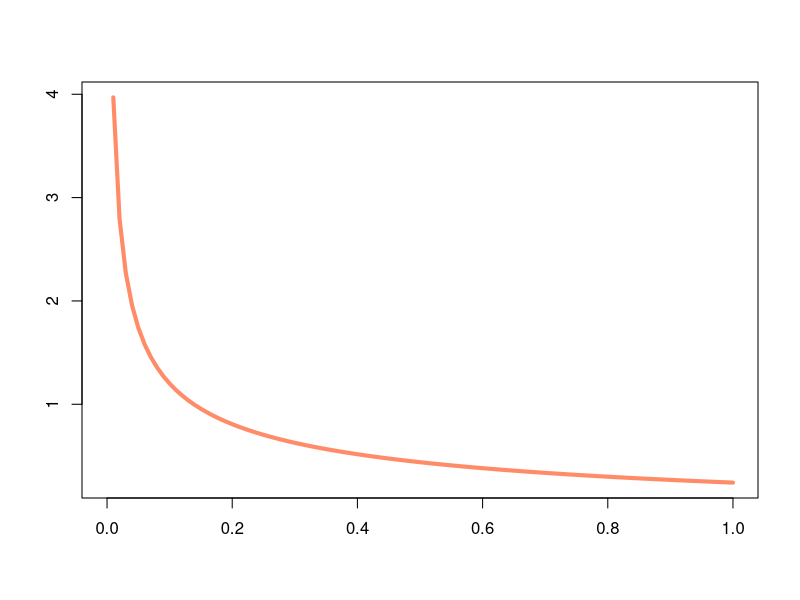
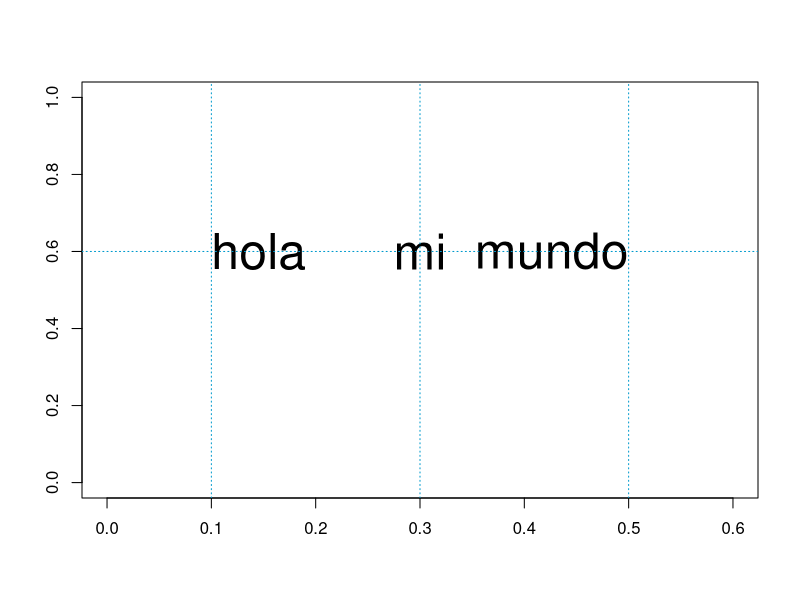
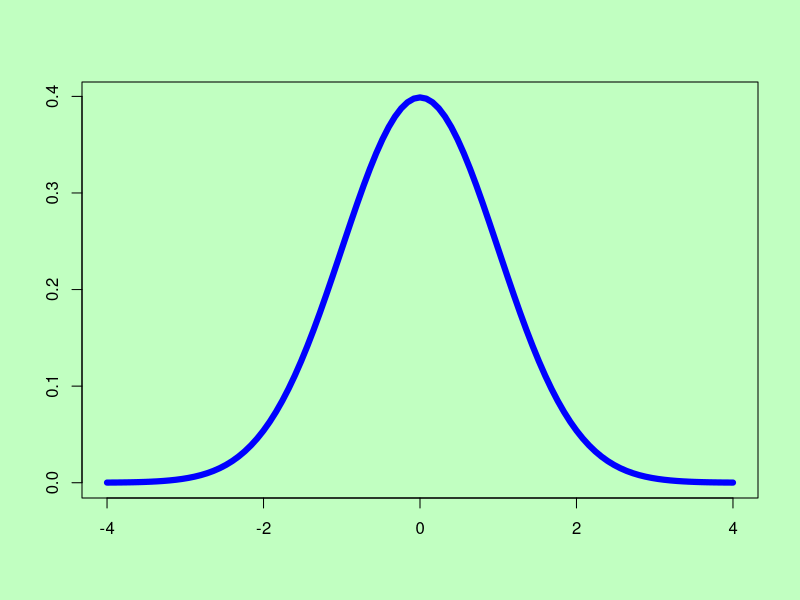
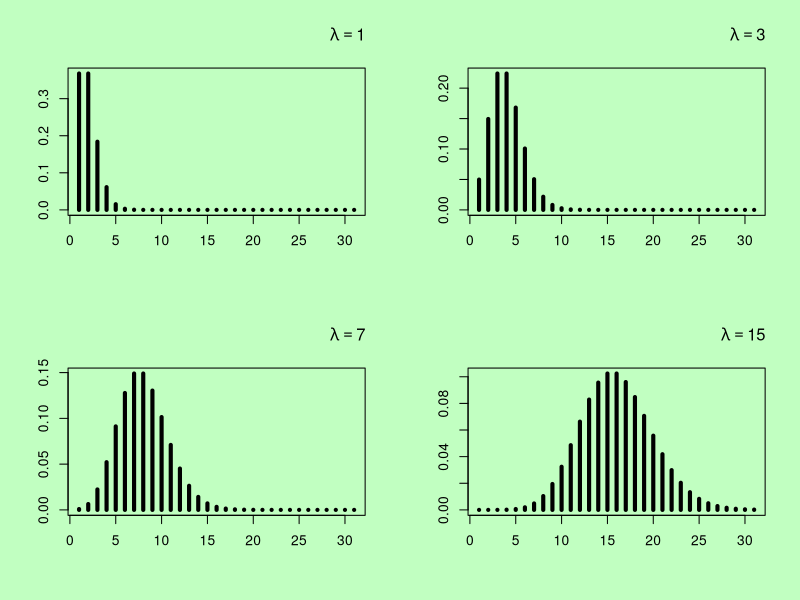
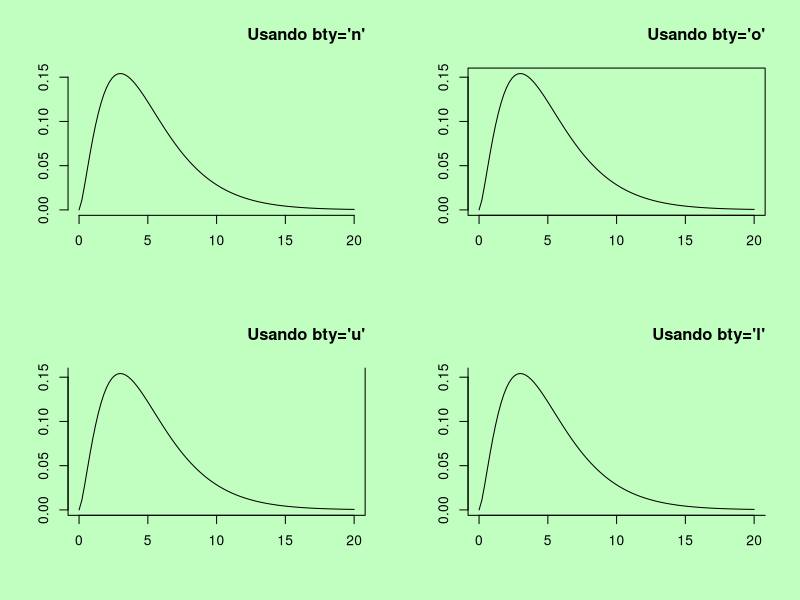
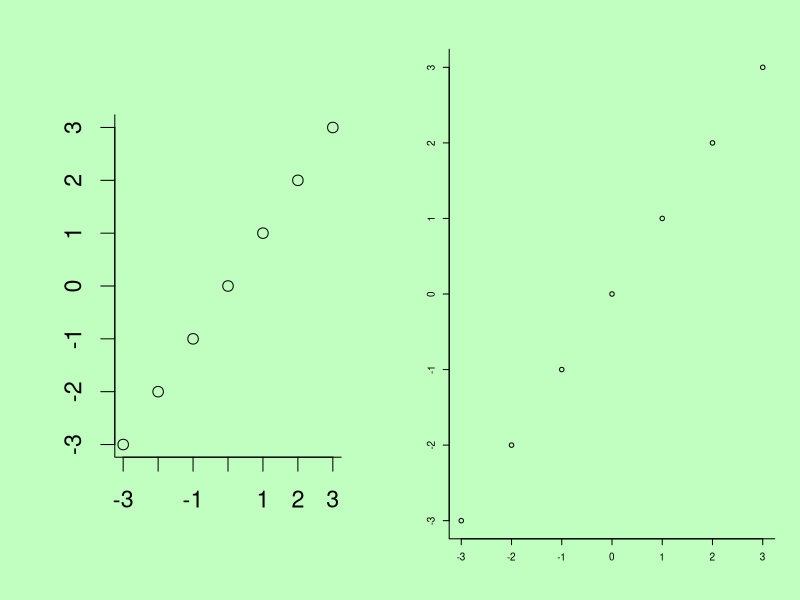
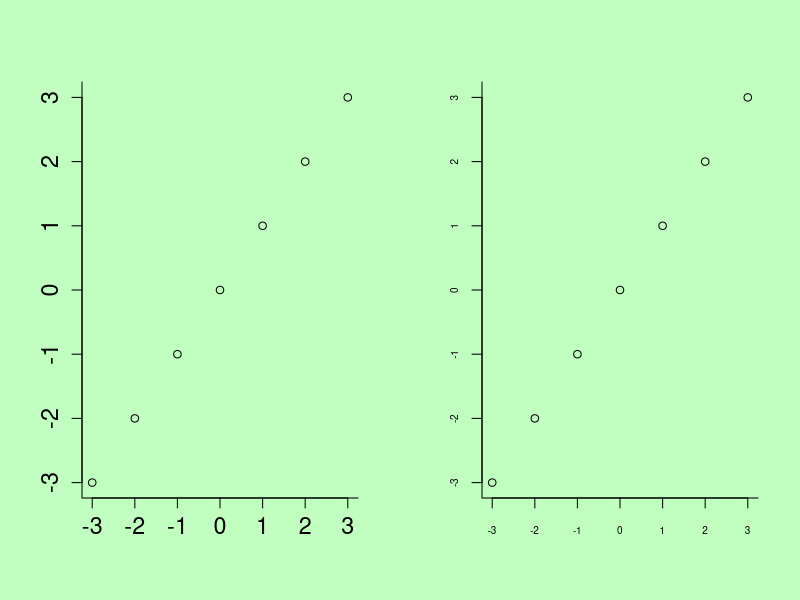

The R source for these figures, in order:
## ---- chunk 1
par(ann=FALSE)
curve(dchisq(x, df=1), col='salmon1', lwd=4,
      main='Chi cuadrada',
      xlab='x', ylab='Densidad')
## ---- chunk 2
plot(NULL, xlim=c(0, 0.6), ylim=c(0, 1))

par(adj=0)  # Para justificar a izquierda
text(x=0.1, y=0.6, 'hola', cex=3)

par(adj=0.5)  # Para justificar centrado
text(x=0.3, y=0.6, 'mi', cex=3)

par(adj=1)  # Para justificar a derecha
text(x=0.5, y=0.6, 'mundo', cex=3)

abline(h=0.6, v=c(0.1, 0.3, 0.5),
       lty=3, col='deepskyblue3')
## ---- chunk 3
par(bg='darkseagreen1')
curve(dnorm, lwd=6, col='blue', xlim=c(-4, 4))
## ---- chunk 4
par(mfrow=c(2, 2))

lambdas <- c(1, 3, 7, 15)

for (i in 1:4) {
  plot(dpois(x=0:30, lambda=lambdas[i]), lwd=4,
       type='h', xlab='x', ylab='Probabilidad')
  title(bquote(~ lambda == .(lambdas[i])))
} 
## ---- chunk 5
par(bty='n', mfrow=c(2, 2))
curve(dchisq(x, df=5), xlim=c(0, 20))
title("Usando bty='n'")
par(bty='o')
curve(dchisq(x, df=5), xlim=c(0, 20))
title("Usando bty='o'")
par(bty='u')
curve(dchisq(x, df=5), xlim=c(0, 20))
title("Usando bty='u'")
par(bty='l')
curve(dchisq(x, df=5), xlim=c(0, 20))
title("Usando bty='l'")
## ---- chunk 6
x <- -3:3
par(mfrow=c(1, 2), cex=1.4)
plot(x=x, y=x, main='Usando cex=1.4')

par(cex=0.6)
plot(x=x, y=x, main='Usando cex=0.6')
## ---- chunk 7
x <- -3:3
par(mfrow=c(1, 2), cex.axis=1.4)
plot(x=x, y=x,
     xlab='Valores de x', ylab='Valores de y',
     main='Usando cex.axis=1.4')

par(cex.axis=0.6)
plot(x=x, y=x,
     xlab='Valores de x', ylab='Valores de y',
     main='Usando cex.axis=0.6')
